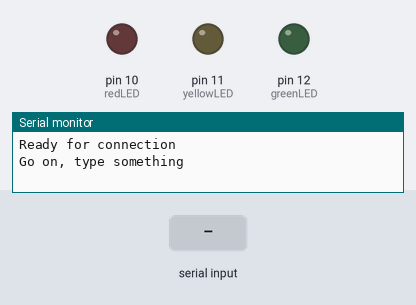
A sketch run on a simulated Arduino Uno, built with avr-gcc and run on an emulated ATmega328P. Parts: output pins drawn as LEDs (lit = HIGH), the last lines printed to the serial monitor. The test bench sets the inputs (shaded band).

Above: at 1.2 s.
1.3 s: "r90\n" received over Serial
At 1.9 s:
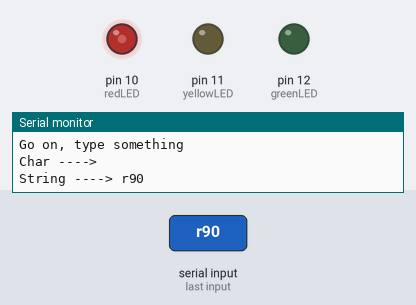
2.8 s: "y90\n" received over Serial
At 4.0 s:
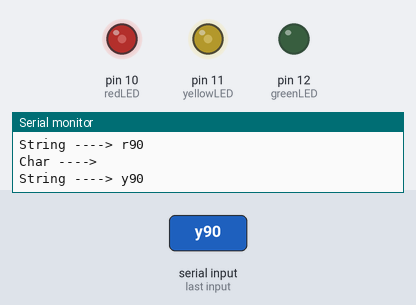
4.3 s: "r,45\n" received over Serial
At 5.5 s:
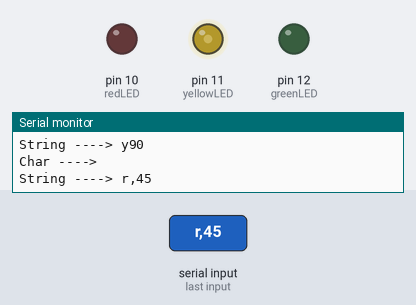
5.8 s: "y,45\n" received over Serial
At 6.7 s:
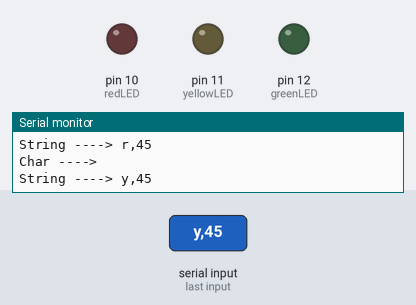
Timing chart, 0 to 8.3 s (numbered marks = the images above; inputs shaded):
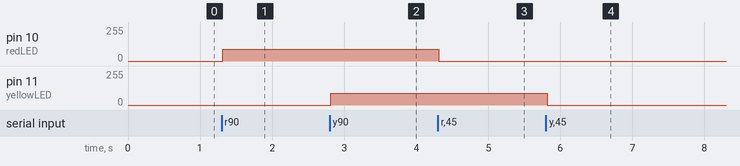

The sketch:

BT_Android_Control_LEDS.ino
```cpp
String readString;
char c;

int redLED = 10;
int yellowLED = 11;
int greenLED = 12;

void setup() {
  pinMode(redLED,OUTPUT);
  pinMode(yellowLED,OUTPUT);
  pinMode(greenLED,OUTPUT);
  Serial.begin(115200);
  Serial.println("Ready for connection");
  Serial.println("Go on, type something");
}

void loop() {
  while(Serial.available()){
    delay(3);
    c = Serial.read();
    readString += c;
  }
  if (readString.length() > 0) {
    Serial.print("Char ----> ");
    Serial.write(c);
    Serial.println("\nString ----> " + readString);
    parseCommand(readString);
    readString = "";
  }
}

void parseCommand(String command) {
  char whichLED = command.charAt(0);
  String actionString = command.substring(1);
  int pinLED;
  switch (whichLED) {
    case 'r':
      pinLED = redLED;
      break;
    case 'y':
      pinLED = yellowLED;
      break;
    case 'g':
      pinLED = greenLED;
      break;
  }
  int brigthness = actionString.toInt();
  analogWrite(pinLED, brigthness);
}
```

Measured:
- after the input at 1.3 s, pin 10 (redLED): 0/255 → 90/255 at once
- after the input at 2.8 s, pin 11 (yellowLED): 0/255 → 90/255 at once
- after the input at 4.3 s, pin 10 (redLED): 90/255 → 0/255 at once
- after the input at 5.8 s, pin 11 (yellowLED): 90/255 → 0/255 at once
